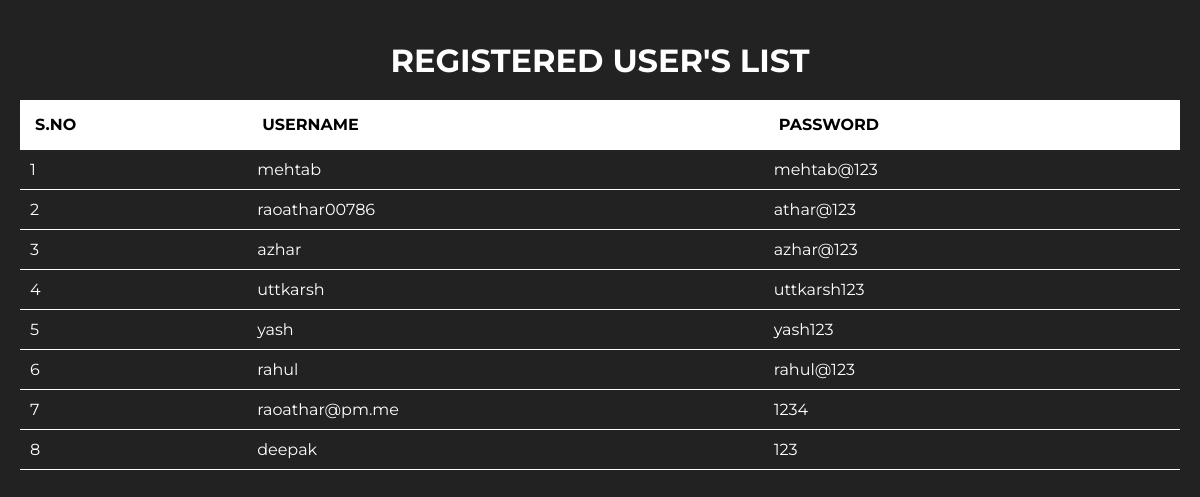
/users, run on an earlier commit of the app's database.
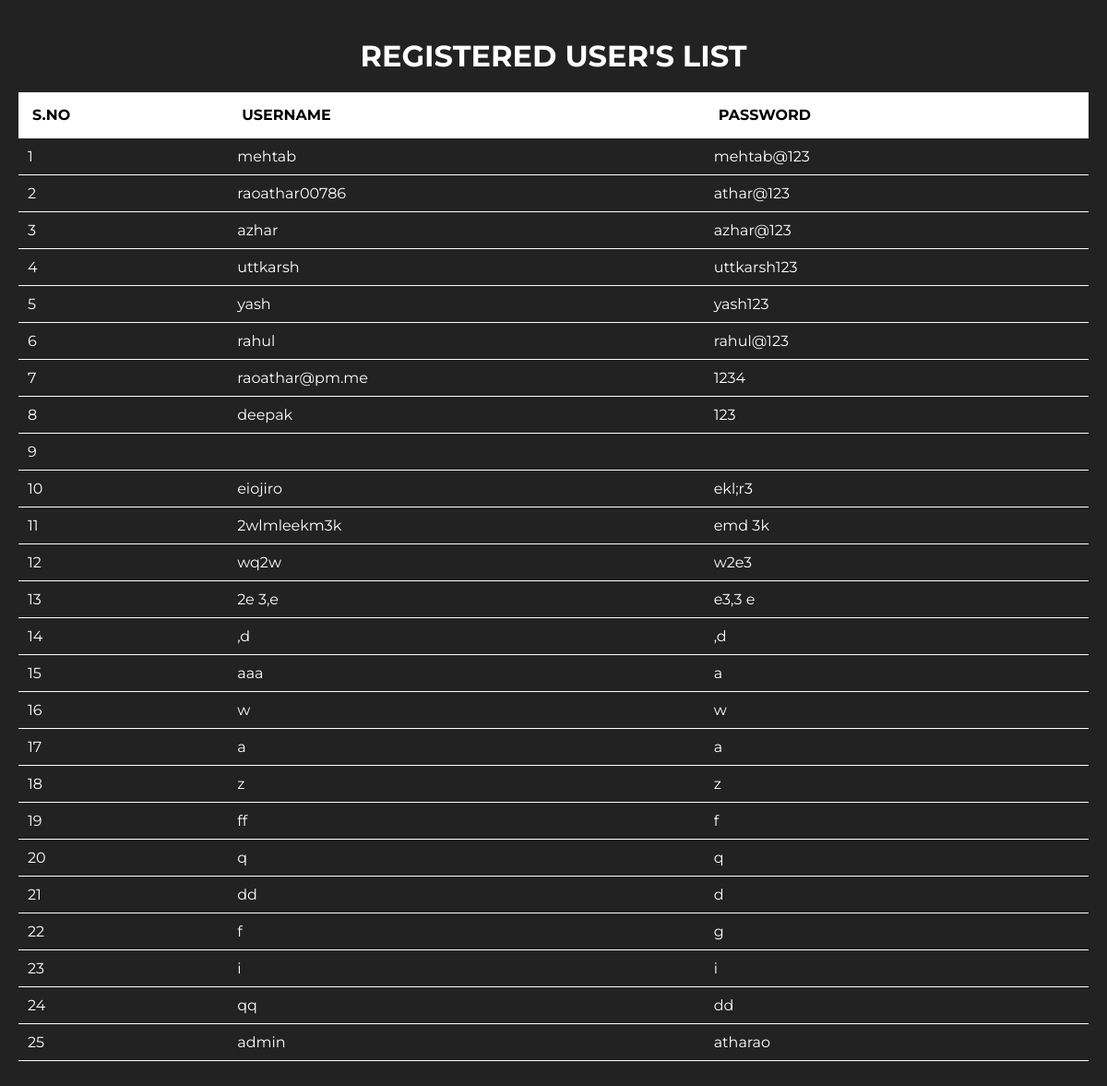
And on a later commit of the database.
### tables this page shows
CREATE TABLE users (
            id INTEGER PRIMARY KEY AUTOINCREMENT,
            username TEXT NOT NULL,
            password TEXT NOT NULL
        );

### app.py (the view)
@app.route('/users')
def users():
    db = get_db()
    cursor = db.cursor()
    cursor.execute('SELECT * FROM users')
    users = cursor.fetchall()
    return render_template('users.html', users=users)

### app.py (called while the page is built)
def get_db():
    db = getattr(g, '_database', None)
    if db is None:
        db = g._database = sqlite3.connect(app.config['DATABASE'])
    return db

### templates/users.html (shortened to what this page needs)
<!DOCTYPE html>
<html>
<head>
    <link rel="stylesheet" href="{{ url_for('static', filename='users.css') }}">
</head>
<body>
    <h1>REGISTERED USER'S LIST</h1>
    <table>
        <tr>
            <th>S.NO</th>
            <th>USERNAME</th>
            <th>PASSWORD</th>
        </tr>
        {% for user in users %}
        <tr>
            <td>{{ user[0] }}</td>
            <td>{{ user[1] }}</td>
            <td>{{ user[2] }}</td>
        </tr>
        {% endfor %}
    </table>
</body>
</html>

### static/users.css (style rules this page uses)
body { background-color: #222; color: #fff; font-family: Montserrat, sans-serif; margin: 0; padding: 20px; display: flex; flex-direction: column; align-items: center; justify-content: flex-start; }
h1 { margin-bottom: 20px; text-align: center; }
table { width: 100%; border-collapse: collapse; margin-bottom: 20px; }
table th { background-color: white; color: black; padding: 15px; text-align: left; border-bottom: 1px solid #fff; }
table td { padding: 10px; border-bottom: 1px solid #fff; }

What changed in the data, as far as the page shows it:
added users: id "9"
added users: id "10", username "eiojiro", password "ekl;r3"
added users: id "11", username "2wlmleekm3k", password "emd 3k"
added users: id "12", username "wq2w", password "w2e3"
added users: id "13", username "2e 3,e", password "e3,3 e"
added users: id "14", username ",d", password ",d"
added users: id "15", username "aaa", password "a"
added users: id "16", username "w", password "w"
added users: id "17", username "a", password "a"
added users: id "18", username "z", password "z"
added users: id "19", username "ff", password "f"
added users: id "20", username "q", password "q"
added users: id "21", username "dd", password "d"
added users: id "22", username "f", password "g"
added users: id "23", username "i", password "i"
added users: id "24", username "qq", password "dd"
added users: id "25", username "admin", password "atharao"
